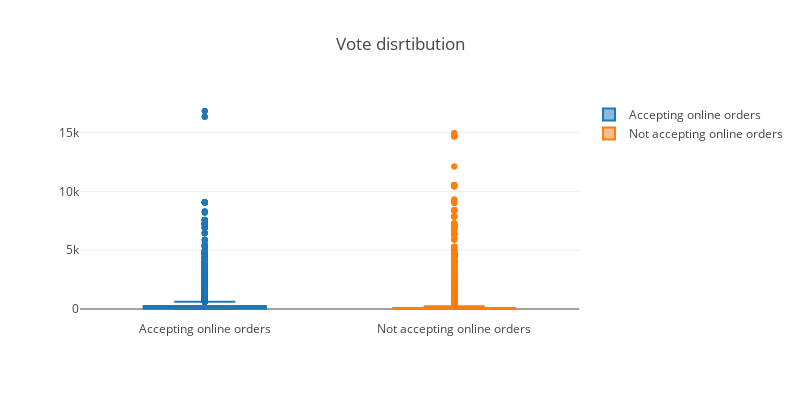

Notebook cell for this chart:
### Markdown cell above
## **VOTE DISTRIBUTION**

### Code cell
online_yes= df[df['online_order']== 'Yes']['votes']

online_no= df[df['online_order']== 'No']['votes']
trace1= go.Box(y= online_yes, name= 'Accepting online orders')
trace2= go.Box(y= online_no, name= 'Not accepting online orders')
layout= go.Layout(title= 'Vote disrtibution', width= 800, height= 400)
data= [trace1, trace2]
fig= go.Figure(data = data, layout= layout)
py.iplot(fig)

### Figure 1 — Plotly figure (JSON) as saved in the notebook; plotly's stock layout.template omitted (floating-point values rounded to 4 significant figures; data arrays with more than 128 entries replaced by an {"elided": "..."} marker saying what was removed)
{"data": [{"name": "Accepting online orders", "type": "box", "uid": "1eb6e212-2c93-4c61-82c8-ef9c3a7b2056", "y": {"elided": "30444 int values"}}, {"name": "Not accepting online orders", "type": "box", "uid": "7e8af198-3f54-4495-8d26-b55245a15eb4", "y": {"elided": "21273 int values"}}], "layout": {"height": 400, "title": {"text": "Vote disrtibution"}, "width": 800}}
